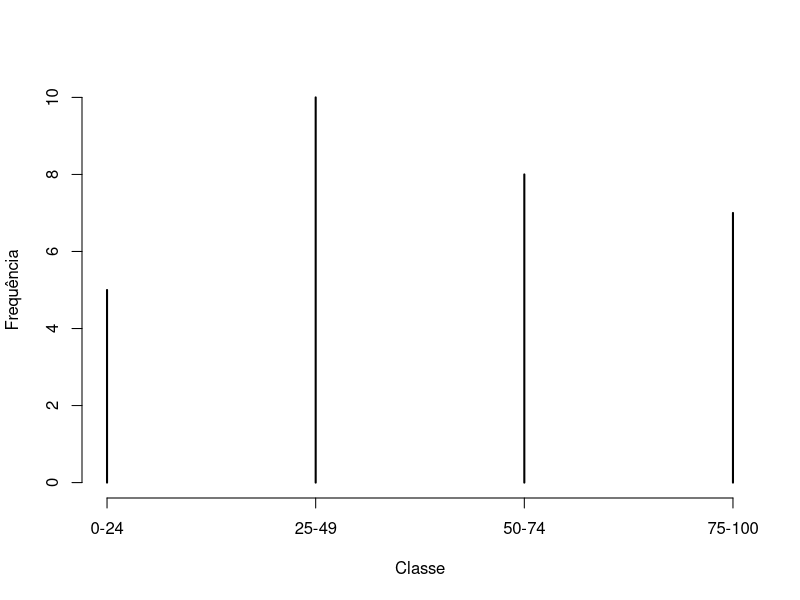
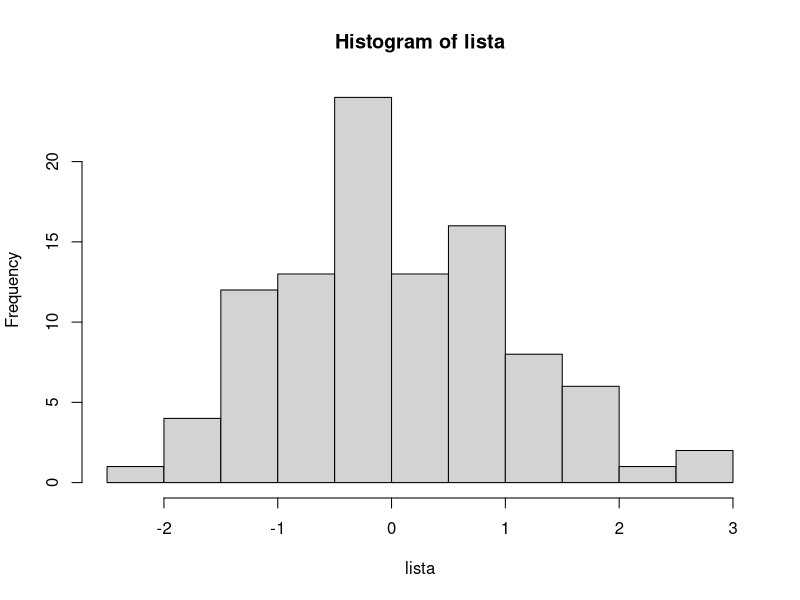
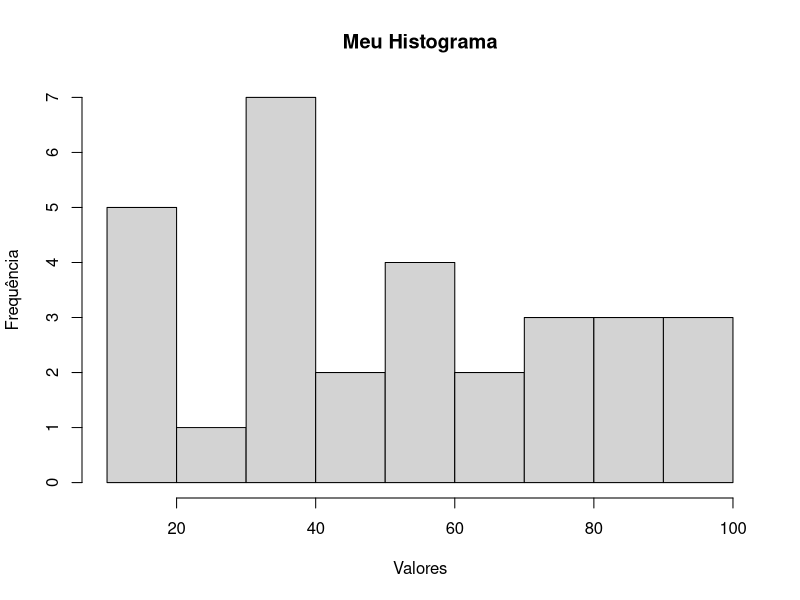
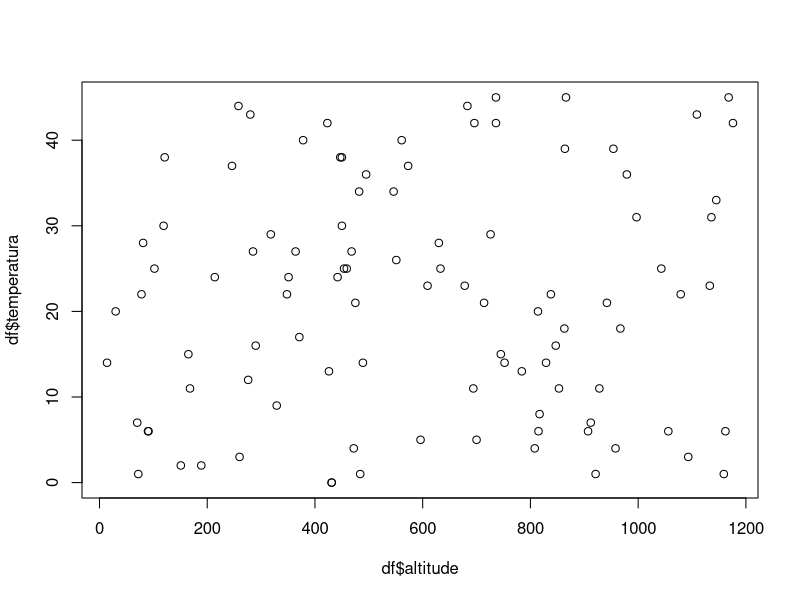
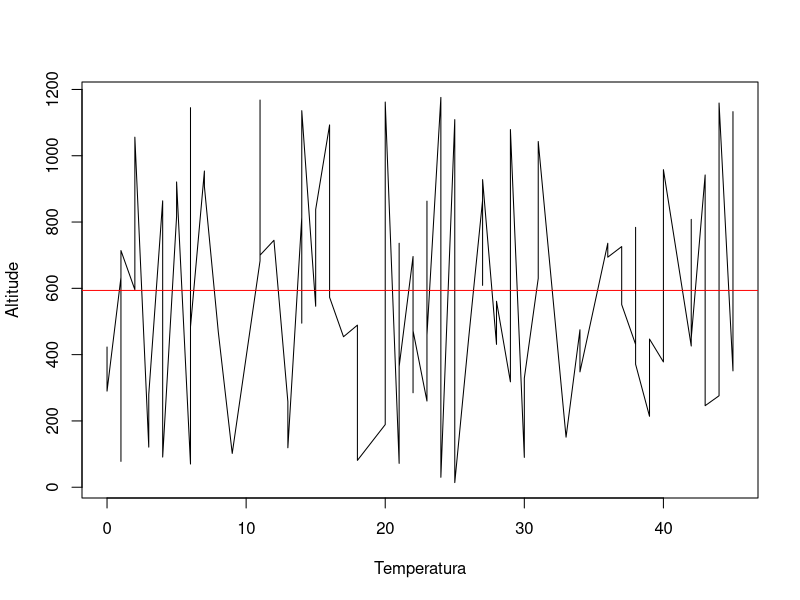
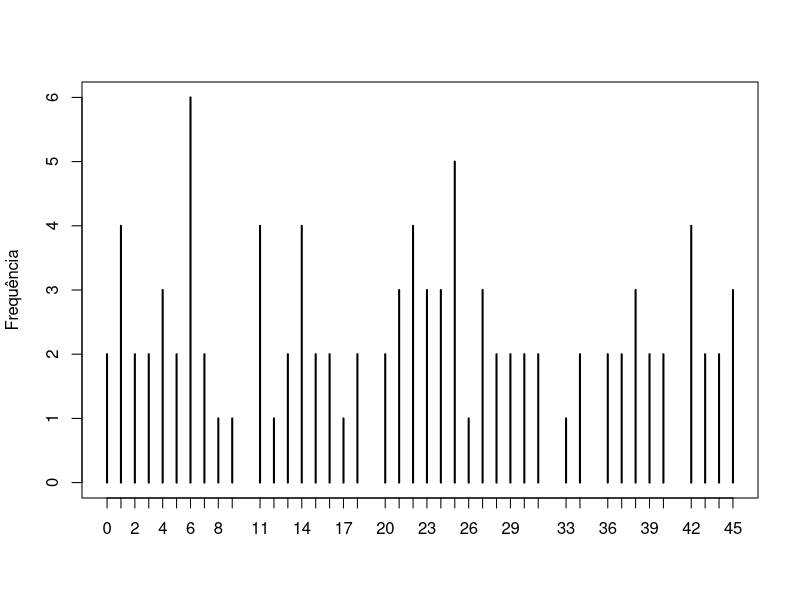
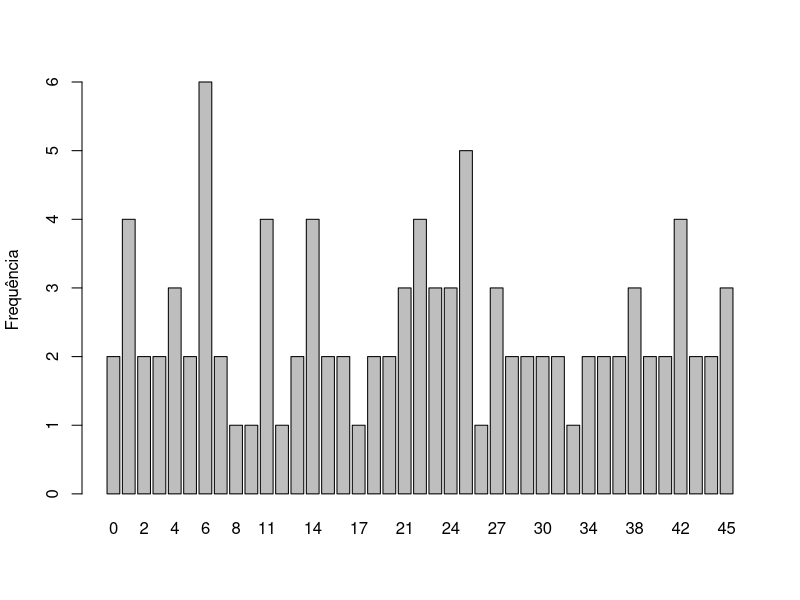
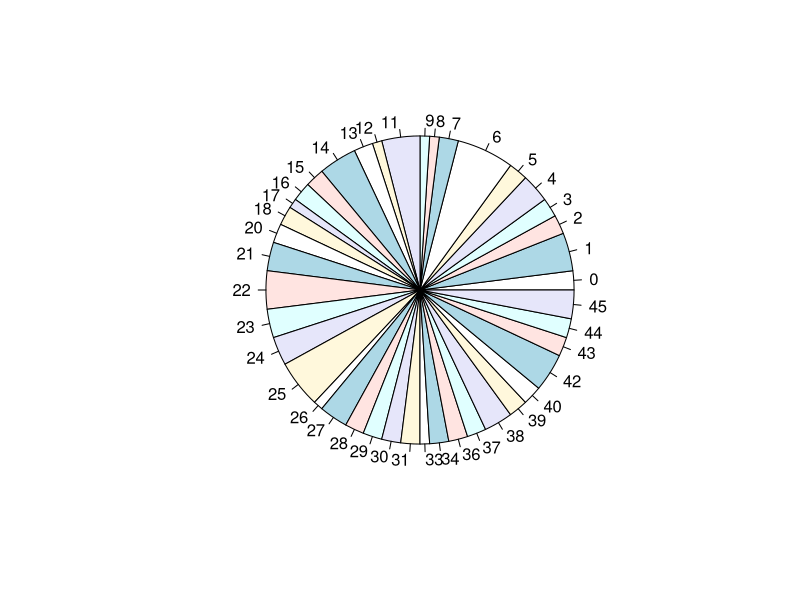

Recreate these plots in R, in order.
lista <- rnorm(10)
mean(lista)
median(lista)
weighted.mean(lista)
sd(lista)
lista
min(lista)
max(lista)
quantile(lista)
summary(lista)

x <- c(22, 7, 19, 8, 9, 19, 10)
range(x)
diff(range(x))
sd(x)

# Frequência
prop.table(x) * 100

grupoA <- rep("Grupo A", sample(1:100, 1))
grupoB <- rep("Grupo B", sample(1:100, 1))
grupoC <- rep("Grupo C", sample(1:100, 1))

grupos <- sample(c(grupoA, grupoB, grupoC))
table(grupos)

head(iris)
table(iris$Species)
table(iris$Sepal.Length>5.0)

dados <- c(38, 15, 43, 85, 36, 15, 96, 35, 20, 29, 76,
           39, 18, 14, 37, 39, 68, 63, 96, 86, 45, 89, 94, 60, 73, 60, 59,
           73, 52, 32)
summary(dados)

# Classes de Frequência
interv <- seq(0, 100, 25)
classes <- c("0-24", "25-49", "50-74", "75-100")
interval_slices <- cut(dados, breaks = interv, right=FALSE, labels=classes)
t <- table(interval_slices)

plot(t, xlab = "Classe", ylab = "Frequência")


# Histograma - gráfico de frequências

lista <- rnorm(100)
hist(lista)
hist(dados, xlab = "Valores", ylab = "Frequência", main = "Meu Histograma")

# Dispersão
n_dados <- 100
v_temp <- sample(0:45, n_dados, replace=T)
v_altitude <- sample(0:1200, n_dados, replace=T)
df <- data.frame(temperatura = v_temp, altitude = v_altitude)
plot(df$altitude, df$temperatura)

# Gráfico de Linhas
plot(c(sort(df$temperatura)), df$altitude, type="l", xlab = "Temperatura", ylab = "Altitude")
abline(h=mean(df$altitude), col="red")

# Gráfico de Barras
plot(table(df$temperatura), ylab = "Frequência")
barplot(table(df$temperatura), ylab = "Frequência")

# Gráfico de Pizza
pie(table(df$temperatura))





# Salvamento em PDF

pdf(file = "frequencia_de_temperaturas.pdf")
plot(table(df$temperatura), ylab = "Frequência")
dev.off()

# Salvamento em PNG
png(file = "frequencia_de_temperaturas.png")
plot(table(df$temperatura), ylab = "Frequência")
dev.off()
browseURL("frequencia_de_temperaturas.png")

# Gráficos para Cars
library("MASS")
pie(table(Cars93$Type))

